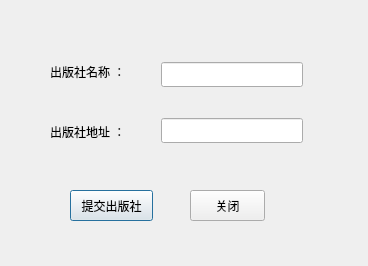
<?xml version="1.0" encoding="UTF-8"?>
<ui version="4.0">
 <class>OnePressDialog</class>
 <widget class="QDialog" name="OnePressDialog">
  <property name="geometry">
   <rect>
    <x>0</x>
    <y>0</y>
    <width>368</width>
    <height>266</height>
   </rect>
  </property>
  <property name="windowTitle">
   <string>出版商详情</string>
  </property>
  <property name="styleSheet">
   <string notr="true"/>
  </property>
  <widget class="QLineEdit" name="EdtPressName">
   <property name="geometry">
    <rect>
     <x>161</x>
     <y>62</y>
     <width>142</width>
     <height>25</height>
    </rect>
   </property>
  </widget>
  <widget class="QLineEdit" name="EdtPressAddress">
   <property name="geometry">
    <rect>
     <x>161</x>
     <y>118</y>
     <width>142</width>
     <height>25</height>
    </rect>
   </property>
  </widget>
  <widget class="QLabel" name="label_2">
   <property name="geometry">
    <rect>
     <x>50</x>
     <y>60</y>
     <width>94</width>
     <height>23</height>
    </rect>
   </property>
   <property name="text">
    <string>出版社名称 ：</string>
   </property>
  </widget>
  <widget class="QLabel" name="label_3">
   <property name="geometry">
    <rect>
     <x>50</x>
     <y>120</y>
     <width>94</width>
     <height>23</height>
    </rect>
   </property>
   <property name="text">
    <string>出版社地址 ：</string>
   </property>
  </widget>
  <widget class="QPushButton" name="BtnCommit">
   <property name="geometry">
    <rect>
     <x>70</x>
     <y>190</y>
     <width>83</width>
     <height>31</height>
    </rect>
   </property>
   <property name="styleSheet">
    <string notr="true"/>
   </property>
   <property name="text">
    <string>提交出版社</string>
   </property>
   <property name="flat">
    <bool>false</bool>
   </property>
  </widget>
  <widget class="QPushButton" name="BtnClose">
   <property name="geometry">
    <rect>
     <x>190</x>
     <y>190</y>
     <width>75</width>
     <height>31</height>
    </rect>
   </property>
   <property name="text">
    <string>关闭</string>
   </property>
  </widget>
 </widget>
 <resources/>
 <connections/>
</ui>
